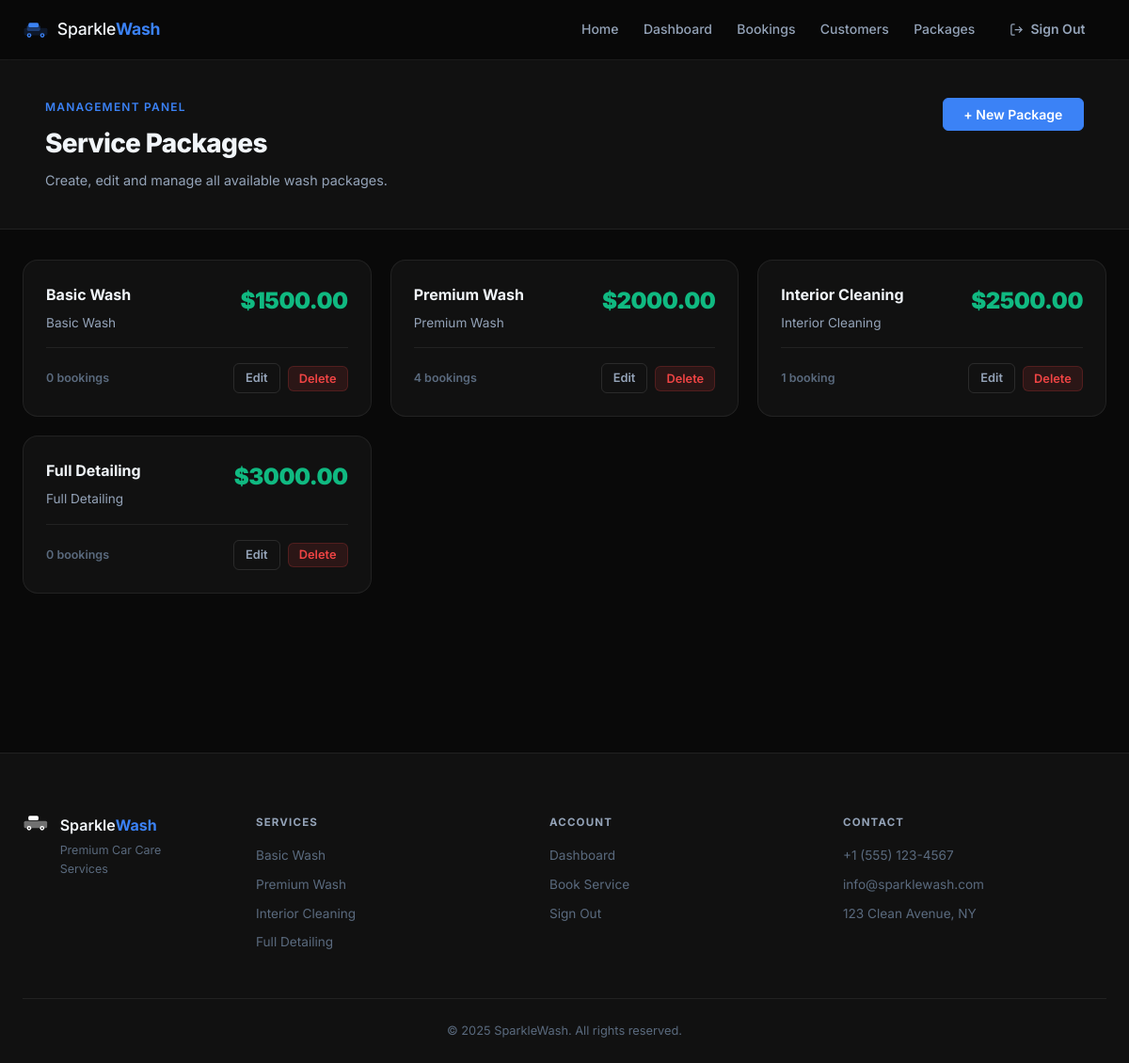
Page /panel/packages/ (signed in) on the committed database.
### wash/models.py (models this page shows, shortened)
class ServicePackage(models.Model):
    name = models.CharField(max_length=100)
    description = models.TextField()
    price = models.DecimalField(max_digits=8, decimal_places=2)

### wash/views.py (the view)
# urls.py: path('panel/packages/', views.admin_packages, name='admin_packages'),
@login_required
@staff_required
def admin_packages(request):
    packages = ServicePackage.objects.annotate(booking_count=Count('booking'))
    return render(request, 'admin_panel/packages.html', {'packages': packages})

### wash/views.py (called while the page is built)
def _is_staff(user):
    return user.is_active and (user.is_staff or user.is_superuser)

### templates/admin_panel/packages.html (shortened to what this page needs)
{% extends 'base.html' %}
{% block content %}
<div class="page-wrap admin-wrap">
  <div class="admin-header">
    <div class="container">
      <div class="page-header-inner">
        <div>
          <p class="page-eyebrow">Management Panel</p>
          <h1 class="page-title">Service Packages</h1>
          <p class="page-sub">Create, edit and manage all available wash packages.</p>
        </div>
        <a href="{% url 'admin_package_create' %}" class="btn btn-primary">+ New Package</a>
      </div>
    </div>
  </div>
  <div class="container" style="padding-top:2rem;padding-bottom:4rem">
    <div class="pkg-admin-grid">
      {% for p in packages %}
      <div class="pkg-admin-card">
        <div class="pac-top">
          <div>
            <h3 class="pac-name">{{ p.name }}</h3>
            <p class="pac-desc">{{ p.description }}</p>
          </div>
          <div class="pac-price">${{ p.price }}</div>
        </div>
        <div class="pac-footer">
          <span class="pac-count">{{ p.booking_count }} booking{{ p.booking_count|pluralize }}</span>
          <div class="pac-actions">
            <a href="{% url 'admin_package_edit' p.pk %}" class="table-action-btn">Edit</a>
            <form method="post" action="{% url 'admin_package_delete' p.pk %}" style="display:inline"
                  onsubmit="return confirm('Delete package \'{{ p.name }}\'?')">
              <button type="submit" class="btn-danger-sm">Delete</button>
            </form>
          </div>
        </div>
      </div>
      {% empty %}
      <div class="empty-full" style="grid-column:1/-1">
        <h3>No packages yet.</h3>
        <a href="{% url 'admin_package_create' %}" class="btn btn-primary" style="margin-top:1rem">Create First Package</a>
      </div>
      {% endfor %}
    </div>
  </div>
</div>
{% endblock %}

### static/css/style.css (style rules this page uses)
:root { --bg: #090909; --surface-1: #111111; --surface-2: #181818; --surface-3: #202020; --surface-4: #282828; --border: rgba(255,255,255,.07); --border-md: rgba(255,255,255,.11); --border-hi: rgba(255,255,255,.18); --text-1: #f1f5f9; --text-2: #94a3b8; --text-3: #5a6a7e; --blue: #3b82f6; --blue-dark: #2563eb; --blue-glow: rgba(59,130,246,.18); --sky: #0ea5e9; --cyan: #06b6d4; --amber: #f59e0b; --amber-bg: rgba(245,158,11,.12); --green: #10b981; --green-bg: rgba(16,185,129,.12); --red: #ef4444; --red-bg: rgba(239,68,68,.12); --purple: #8b5cf6; --purple-bg: rgba(139,92,246,.12); --teal: #14b8a6; --teal-bg: rgba(20,184,166,.12); --emerald: #059669; --emerald-bg: rgba(5,150,105,.12); --radius-sm: 6px; --radius: 10px; --radius-lg: 16px; --radius-xl: 24px; --shadow-sm: 0 1px 3px rgba(0,0,0,.5); --shadow: 0 4px 16px rgba(0,0,0,.6); --shadow-lg: 0 12px 40px rgba(0,0,0,.7); --shadow-blue: 0 0 24px rgba(59,130,246,.25); --transition: .18s cubic-bezier(.4,0,.2,1); --transition-slow: .35s cubic-bezier(.4,0,.2,1); --nav-h: 64px; --container: 1200px; }
*, *::before, *::after { box-sizing: border-box; margin: 0; padding: 0; }
html { scroll-behavior: smooth; }
body { background: var(--bg); color: var(--text-1); font-family: 'Inter', 'Segoe UI', system-ui, sans-serif; font-size: 15px; line-height: 1.6; min-height: 100vh; display: flex; flex-direction: column; -webkit-font-smoothing: antialiased; }
a { color: var(--blue); text-decoration: none; transition: color var(--transition); }
.container { max-width: var(--container); margin-inline: auto; padding-inline: 1.5rem; }
.btn { display: inline-flex; align-items: center; justify-content: center; gap: .45rem; padding: .6rem 1.35rem; border-radius: var(--radius-sm); font-size: .875rem; font-weight: 600; font-family: inherit; cursor: pointer; border: 1px solid transparent; transition: all var(--transition); white-space: nowrap; text-decoration: none; line-height: 1; }
.btn-primary { background: var(--blue); color: #fff; border-color: var(--blue); }
.btn-danger-sm { display: inline-flex; align-items: center; padding: .3rem .7rem; border-radius: var(--radius-sm); background: var(--red-bg); color: var(--red); font-size: .8rem; font-weight: 600; border: 1px solid rgba(239,68,68,.2); cursor: pointer; transition: all var(--transition); font-family: inherit; }
.page-wrap { min-height: calc(100vh - var(--nav-h)); }
.page-header, .admin-header { background: var(--surface-1); border-bottom: 1px solid var(--border); padding: 2.5rem 1.5rem; }
.page-header-inner { max-width: var(--container); margin-inline: auto; display: flex; align-items: flex-start; justify-content: space-between; gap: 1.5rem; }
.page-eyebrow { font-size: .75rem; font-weight: 600; text-transform: uppercase; letter-spacing: .1em; color: var(--blue); margin-bottom: .4rem; }
.page-title { font-size: 1.75rem; font-weight: 800; letter-spacing: -.025em; color: var(--text-1); }
.page-sub { color: var(--text-2); margin-top: .35rem; font-size: .9rem; }
.table-action-btn { display: inline-flex; padding: .3rem .75rem; border-radius: var(--radius-sm); border: 1px solid var(--border-md); color: var(--text-2); font-size: .8rem; font-weight: 600; transition: all var(--transition); }
.admin-wrap { background: var(--bg); }
.admin-header { border-bottom: 1px solid var(--border); background: var(--surface-1); }
.pkg-admin-grid { display: grid; grid-template-columns: repeat(auto-fill,minmax(300px,1fr)); gap: 1.25rem; }
.pkg-admin-card { background: var(--surface-1); border: 1px solid var(--border); border-radius: var(--radius-lg); padding: 1.5rem; display: flex; flex-direction: column; gap: 1rem; transition: border-color var(--transition), transform var(--transition); }
.pac-top { display: flex; justify-content: space-between; gap: 1rem; }
.pac-name { font-size: 1rem; font-weight: 700; color: var(--text-1); margin-bottom: .4rem; }
.pac-desc { font-size: .85rem; color: var(--text-2); line-height: 1.5; }
.pac-price { font-size: 1.5rem; font-weight: 900; color: var(--green); flex-shrink: 0; letter-spacing: -.02em; }
.pac-footer { display: flex; align-items: center; justify-content: space-between; border-top: 1px solid var(--border); padding-top: 1rem; }
.pac-count { font-size: .78rem; color: var(--text-3); font-weight: 600; }
.pac-actions { display: flex; gap: .5rem; align-items: center; }

### rows in the picture
ServicePackage: name "Basic Wash", description "Basic Wash", price "1500.00", booking_count "0"
ServicePackage: name "Premium Wash", description "Premium Wash", price "2000.00", booking_count "4"
ServicePackage: name "Interior Cleaning", description "Interior Cleaning", price "2500.00", booking_count "1"
ServicePackage: name "Full Detailing", description "Full Detailing", price "3000.00", booking_count "0"
